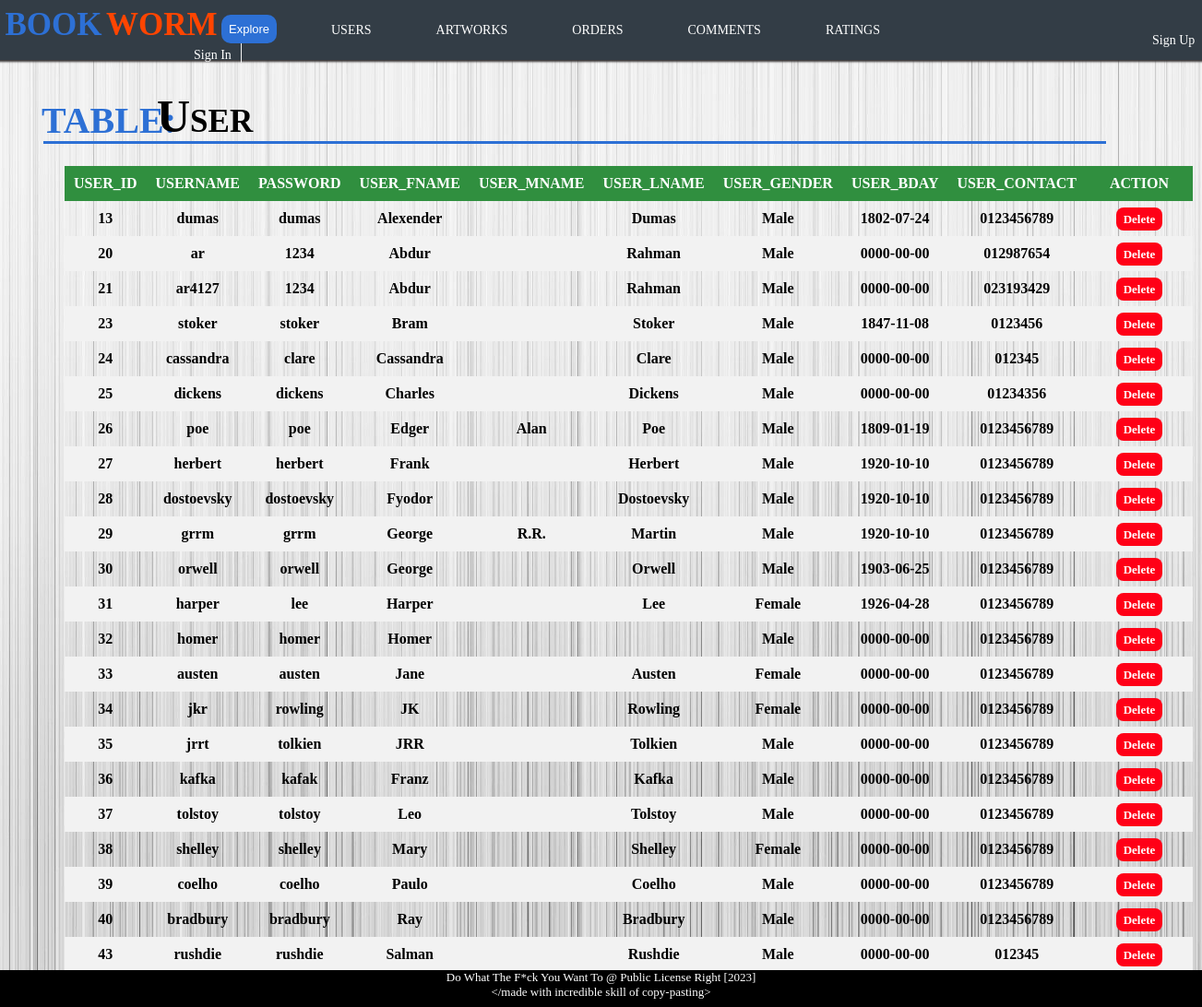
The page /admin_user.php on the database its author committed.
### tables this page shows
CREATE TABLE `user` (
  `USER_ID` int(10) NOT NULL,
  `username` varchar(50) NOT NULL,
  `password` varchar(50) NOT NULL,
  `USER_FNAME` varchar(30) NOT NULL,
  `USER_MNAME` varchar(30) DEFAULT NULL,
  `USER_LNAME` varchar(30) NOT NULL,
  `USER_GENDER` varchar(10) NOT NULL,
  `USER_AGE` int(11) NOT NULL,
  `USER_BDAY` date NOT NULL,
  `USER_CONTACT` bigint(11) NOT NULL,
  `USER_MUNICIPAL` varchar(50) DEFAULT NULL,
  `USER_PROVINCE` varchar(50) DEFAULT NULL,
  `USER_ZIPCODE` varchar(10) DEFAULT NULL,
  `USER_BRGY` varchar(50) DEFAULT NULL,
  `USER_STREET` varchar(50) DEFAULT NULL,
  `USER_HOUSE_NUMBER` varchar(10) DEFAULT NULL,
  `user_email` varchar(100) NOT NULL,
  `USER_TYPE` varchar(20) NOT NULL,
  `User_imagepath` varchar(50) DEFAULT NULL
);

### admin_user.php (the view, shortened to what this page needs)
<?php
    include("includes/footer.php");
?>
<?php
    $db_host = 'localhost';
    $db_user = 'root';
    $db_pwd = '';
    $database = 'online_art_gallery_database_final';
    $conn = mysqli_connect($db_host, $db_user, $db_pwd, $database);
?>
<html>
<head>
    <link rel="stylesheet" href="css_files/admin_user.css">
</head>
<body class="bodymargin">
    <form action="admin_user.php" method="POST">
        <?php
        $query = "SELECT USER_ID, USERNAME, PASSWORD, USER_FNAME,
                USER_MNAME, USER_LNAME, USER_GENDER, USER_BDAY, USER_CONTACT
                FROM user WHERE user_type = 'Artist' OR user_type = 'Customer'";
        $result = mysqli_query($conn, $query);
        if (mysqli_num_rows($result) <= 0) {
            echo '<br><br><br><br><br><br><br><br><br><br><br><br><br><br><br><h1 align="Center">No User Accounts Created</h1>';
        }
        else {
            $fields_num = mysqli_num_fields($result);
            echo
                '<p>
                    <h1 class="head-table" >TABLE: </h1>
                    <h1 class="head-user" >User</h1><br>
                    <hr class="hr" style="border-bottom: 2px solid #2d70d5;">
                </p>';
            echo '<table style="position: absolute; top:180px;left:70px;border-collapse: collapse; width: 50px;"><tr class="table-head" >';
            for ($i = 0; $i<$fields_num; $i++) {
                $field = mysqli_fetch_field($result);
                echo '<td class="table-data" style="background-color:#308f3f; color:white;">' . $field->name . '</td>';
            }
            echo '<td class="table-data" style="background-color:#308f3f; color:white;">&nbsp;&nbsp;&nbsp;&nbsp;ACTION&nbsp;&nbsp;&nbsp;&nbsp;</td>';
            echo "</tr>\n";
            while ($row = mysqli_fetch_array($result)) {
                echo '<tr class="rowdesign table-head">';
                echo
                    '<td class="table-data">' . $row[0] . '</td>
                    <td class="table-data">' . $row[1] . '</td>
                    <td class="table-data">' . $row[2] . '</td>
                    <td class="table-data">' . $row[3] . '</td>
                    <td class="table-data">' . $row[4] . '</td>
                    <td class="table-data">' . $row[5] . '</td>
                    <td class="table-data">' . $row[6] . '</td>
                    <td class="table-data">' . $row[7] . '</td>
                    <td class="table-data">0' . $row[8] . '</td>';
                echo '<td><a class="delbutton" href="admin_deleteuser.php?id=' . $row[0] . '" onclick="return(YNconfirm());">Delete</a></td>';
                echo "</tr>\n";
            }
        }
        ?>
    </form>
</body>
</html>

### css_files/head_admin.css (style rules this page uses)
body { margin: 0 auto; height: 100%; width: 100%; background: url(pictures/ForBackground.jpg) no-repeat fixed; background-size: cover; }

### css_files/admin_user.css (style rules this page uses)
body { overflow-x: hidden; }
.bodymargin { margin: 80px 0px 10px 40px; }
.head-table { font-size: 40px; font-family: "Yu Gothic UI Light"; color: rgb(45, 112, 213); position: absolute; top: 80px; left: 45px; }
.head-user { font-variant: small-caps; font-size: 50px; font-family: "Yu Gothic UI Light"; color: rgb(00, 00, 00); position: absolute; top: 63px; left: 170px; z-index: 19; }
.hr { position: absolute; border: 1px solid #2d70d5; top: 145px; margin-left: -26px; width: 1150px; left: 73px; }
.delbutton { text-decoration: none; cursor: pointer; border-radius: 8px; padding: 5px 8px 5px 8px; font-family: "Yu Gothic UI Light"; color: white; font-size: 13px; background-color: #FF0017; }
.rowdesign:nth-child(odd) { background-color: #f2f2f2; }
.table-head { font-weight: bold; }
.table-head, .table-data { padding: 10px; text-align: center; border-bottom: 1px solid none; font-family: "Yu Gothic UI Light"; }

### includes/footer.php (style rules this page uses)
body { margin-bottom: auto; }

### rows shown on the page
user: USER_ID "13", username "dumas", password "dumas", USER_FNAME "Alexender", USER_LNAME "Dumas", USER_GENDER "Male", USER_BDAY "1802-07-24", USER_CONTACT "123456789"
user: USER_ID "20", username "ar", password "1234", USER_FNAME "Abdur", USER_LNAME "Rahman", USER_GENDER "Male", USER_BDAY "0000-00-00", USER_CONTACT "12987654"
user: USER_ID "21", username "ar4127", password "1234", USER_FNAME "Abdur", USER_LNAME "Rahman", USER_GENDER "Male", USER_BDAY "0000-00-00", USER_CONTACT "23193429"
user: USER_ID "23", username "stoker", password "stoker", USER_FNAME "Bram", USER_LNAME "Stoker", USER_GENDER "Male", USER_BDAY "1847-11-08", USER_CONTACT "123456"
user: USER_ID "24", username "cassandra", password "clare", USER_FNAME "Cassandra", USER_LNAME "Clare", USER_GENDER "Male", USER_BDAY "0000-00-00", USER_CONTACT "12345"
user: USER_ID "25", username "dickens", password "dickens", USER_FNAME "Charles", USER_LNAME "Dickens", USER_GENDER "Male", USER_BDAY "0000-00-00", USER_CONTACT "1234356"
user: USER_ID "26", username "poe", password "poe", USER_FNAME "Edger", USER_MNAME "Alan", USER_LNAME "Poe", USER_GENDER "Male", USER_BDAY "1809-01-19", USER_CONTACT "123456789"
user: USER_ID "27", username "herbert", password "herbert", USER_FNAME "Frank", USER_LNAME "Herbert", USER_GENDER "Male", USER_BDAY "1920-10-10", USER_CONTACT "123456789"
user: USER_ID "28", username "dostoevsky", password "dostoevsky", USER_FNAME "Fyodor", USER_LNAME "Dostoevsky", USER_GENDER "Male", USER_BDAY "1920-10-10", USER_CONTACT "123456789"
user: USER_ID "29", username "grrm", password "grrm", USER_FNAME "George", USER_MNAME "R.R.", USER_LNAME "Martin", USER_GENDER "Male", USER_BDAY "1920-10-10", USER_CONTACT "123456789"
user: USER_ID "30", username "orwell", password "orwell", USER_FNAME "George", USER_LNAME "Orwell", USER_GENDER "Male", USER_BDAY "1903-06-25", USER_CONTACT "123456789"
user: USER_ID "31", username "harper", password "lee", USER_FNAME "Harper", USER_LNAME "Lee", USER_GENDER "Female", USER_BDAY "1926-04-28", USER_CONTACT "123456789"
user: USER_ID "32", username "homer", password "homer", USER_FNAME "Homer", USER_GENDER "Male", USER_BDAY "0000-00-00", USER_CONTACT "123456789"
user: USER_ID "33", username "austen", password "austen", USER_FNAME "Jane", USER_LNAME "Austen", USER_GENDER "Female", USER_BDAY "0000-00-00", USER_CONTACT "123456789"
user: USER_ID "34", username "jkr", password "rowling", USER_FNAME "JK", USER_LNAME "Rowling", USER_GENDER "Female", USER_BDAY "0000-00-00", USER_CONTACT "123456789"
user: USER_ID "35", username "jrrt", password "tolkien", USER_FNAME "JRR", USER_LNAME "Tolkien", USER_GENDER "Male", USER_BDAY "0000-00-00", USER_CONTACT "123456789"
user: USER_ID "36", username "kafka", password "kafak", USER_FNAME "Franz", USER_LNAME "Kafka", USER_GENDER "Male", USER_BDAY "0000-00-00", USER_CONTACT "123456789"
user: USER_ID "37", username "tolstoy", password "tolstoy", USER_FNAME "Leo", USER_LNAME "Tolstoy", USER_GENDER "Male", USER_BDAY "0000-00-00", USER_CONTACT "123456789"
user: USER_ID "38", username "shelley", password "shelley", USER_FNAME "Mary", USER_LNAME "Shelley", USER_GENDER "Female", USER_BDAY "0000-00-00", USER_CONTACT "123456789"
user: USER_ID "39", username "coelho", password "coelho", USER_FNAME "Paulo", USER_LNAME "Coelho", USER_GENDER "Male", USER_BDAY "0000-00-00", USER_CONTACT "123456789"
user: USER_ID "40", username "bradbury", password "bradbury", USER_FNAME "Ray", USER_LNAME "Bradbury", USER_GENDER "Male", USER_BDAY "0000-00-00", USER_CONTACT "123456789"
user: USER_ID "43", username "rushdie", password "rushdie", USER_FNAME "Salman", USER_LNAME "Rushdie", USER_GENDER "Male", USER_BDAY "0000-00-00", USER_CONTACT "12345"

### other values the page prints
$field->name "USER_ID"
$field->name "USERNAME"
$field->name "PASSWORD"
$field->name "USER_FNAME"
$field->name "USER_MNAME"
$field->name "USER_LNAME"
$field->name "USER_GENDER"
$field->name "USER_BDAY"
$field->name "USER_CONTACT"
